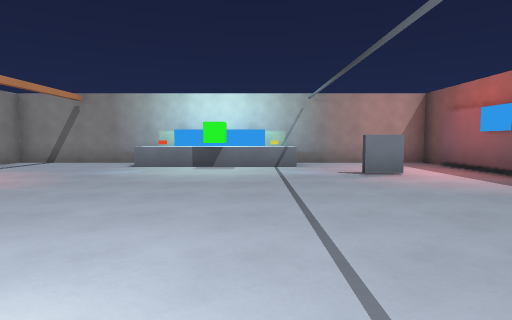
View 1 (above)

18 first-person views from a walk through a 3-D level made in the Godot game engine. The camera is 1.4 m above the floor, tilts 4° down and sees 80° across. The floor is counted in squares, 2 m on a side. Each view is taken from the middle of a square. On the plan, view 1 faces up. The plan holds only what a view shows up to about 10 squares ahead; the rest is blank. The place goes on beyond the plan. Characters and animated objects are not drawn.

View 2
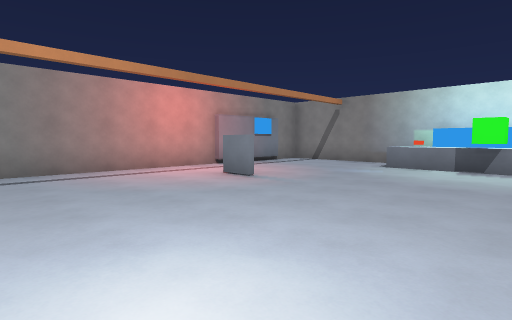

View 3
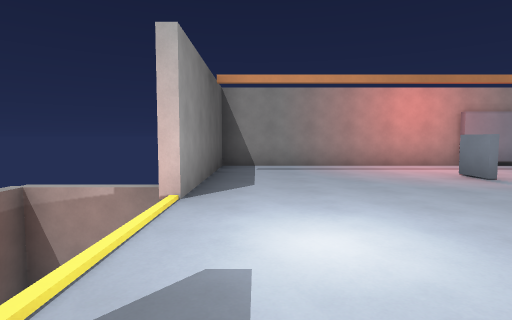

View 4
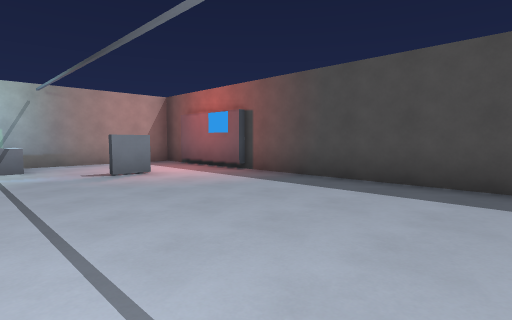

View 5
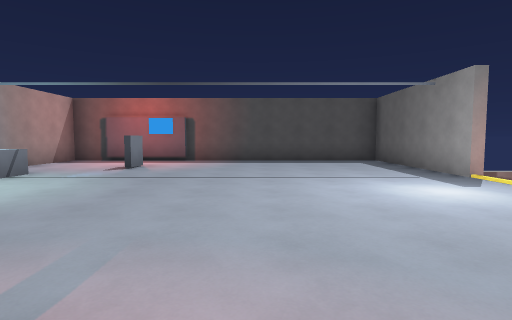

View 6
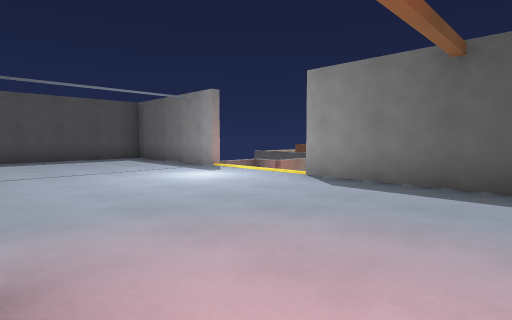

View 7
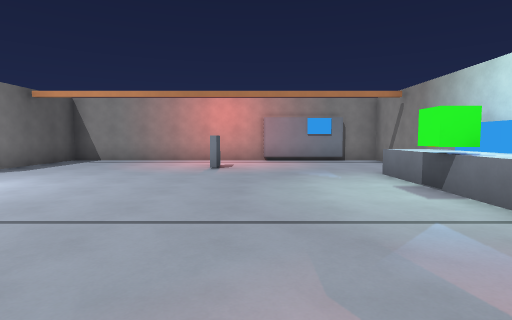

View 8
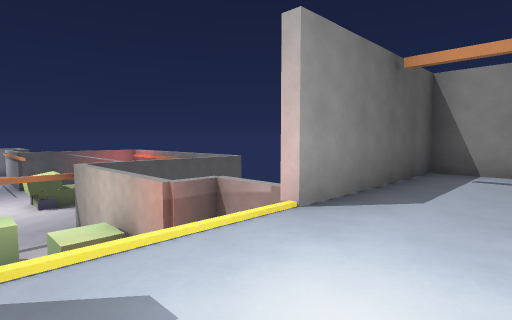

View 9
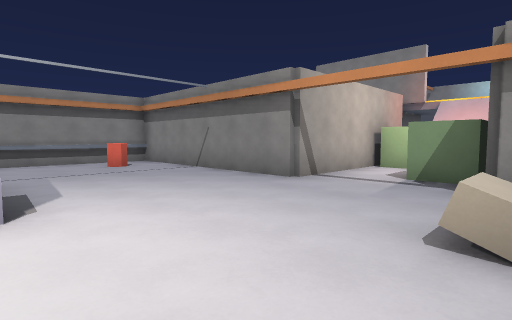

View 10
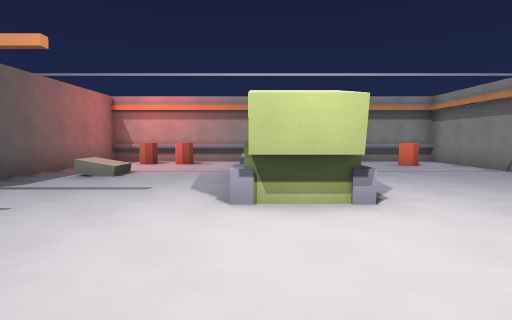

View 11
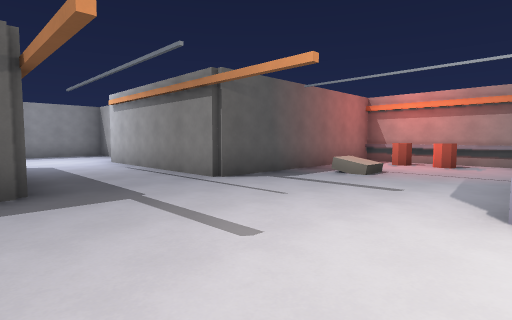

View 12
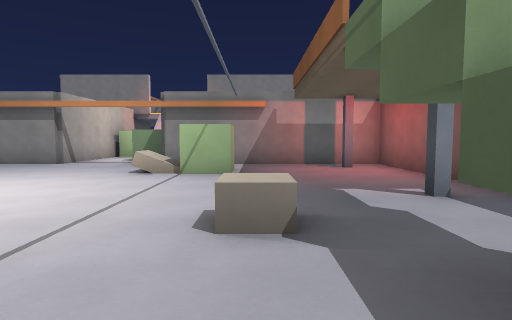

View 13
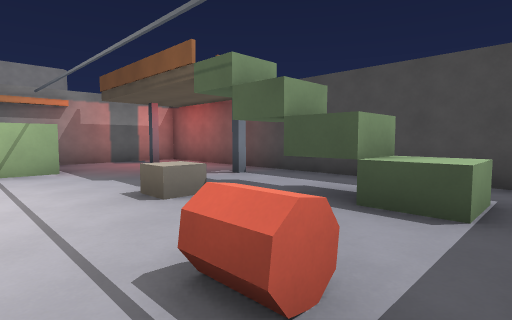

View 14
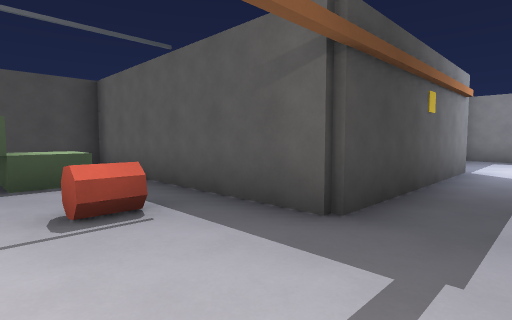

View 15
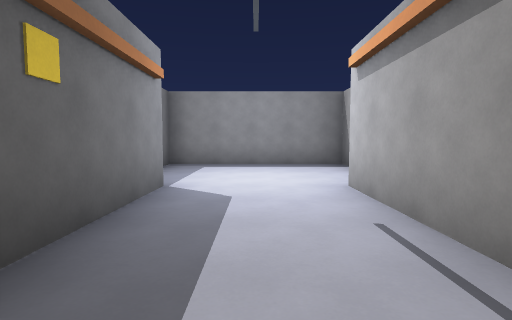

View 16
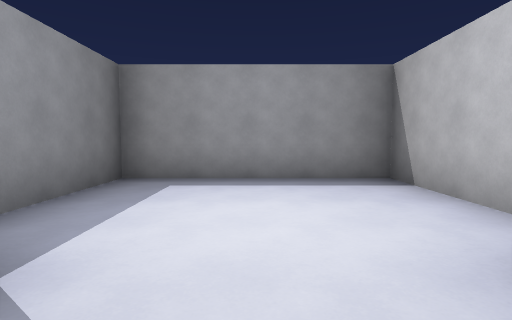

View 17
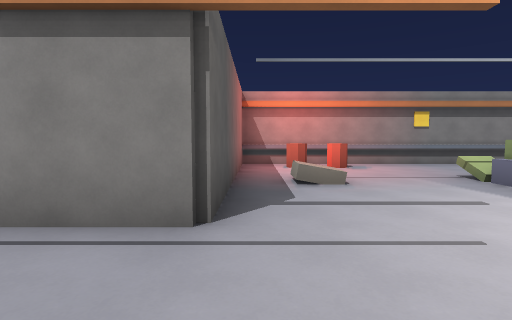

View 18
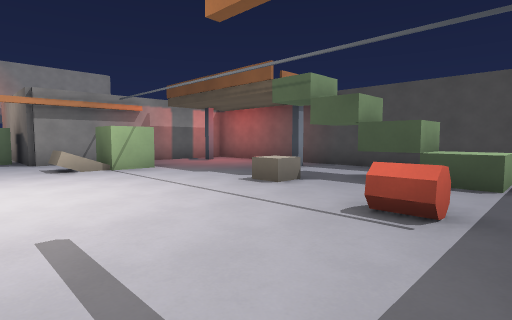

### Floor plan
Key: @ floor where view 1 was taken; # wall or solid block; . main floor; : floor 4 m higher than the main floor; / step, stairs or slope; ^ raised ledge; C crate; B barrel; O other object.
Columns run from 9 left of view 1 to 7 right of it. Each row starts with its distance up from view 1.
  9   #############
  8   #:::^^O^^:::#
  7   #:::::::::::#
  6   #::::::::#::#
  5   #:::::::::::#
  4   #:#:::::::::#
  3   #:::::::::::#
  2   #:::::::::::#
  1   #:::::::::::#
  0   #::::::@::::#
 -1   #####///#####
 -2       #//
 -3       #
 -4
 -5        C  #
 -6       #.. #
 -7       #..C#
 -8 #######...#######
 -9 #...............#
-10 #.B........C....#
-11 #.........#C....#
-12 #...............#
-13 #..  ^ #......#.#
-14 #.../^##....^...#
-15 #...............#
-16  B...........##.#
-17  B../......B.^^.#
-18 #...............#
-19 #######...#######
-20       #...#
-21       #...#
-22       #...#
-23       #...#
-24       .....
-25      #.....#
-26      #.....#
-27      #.....#
-28      #######

Where each view was taken, in squares from view 1:
view 1: 0 up, 0 right, facing up
view 2: 0 up, 0 right, facing up-left
view 3: 0 up, 1 right, facing left
view 4: 0 up, 0 right, facing up-right
view 5: 3 up, 5 left, facing right
view 6: 4 up, 6 left, facing down-right
view 7: 5 up, 3 right, facing left
view 8: 1 up, 0 right, facing down-left
view 9: 13 down, 1 right, facing up-left
view 10: 14 down, 1 right, facing left
view 11: 14 down, 1 right, facing down-left
view 12: 17 down, 3 right, facing up
view 13: 18 down, 1 right, facing up-right
view 14: 16 down, 1 left, facing down-right
view 15: 19 down, 1 left, facing down
view 16: 22 down, 1 left, facing down
view 17: 18 down, 0 right, facing left
view 18: 18 down, 1 left, facing up-right
